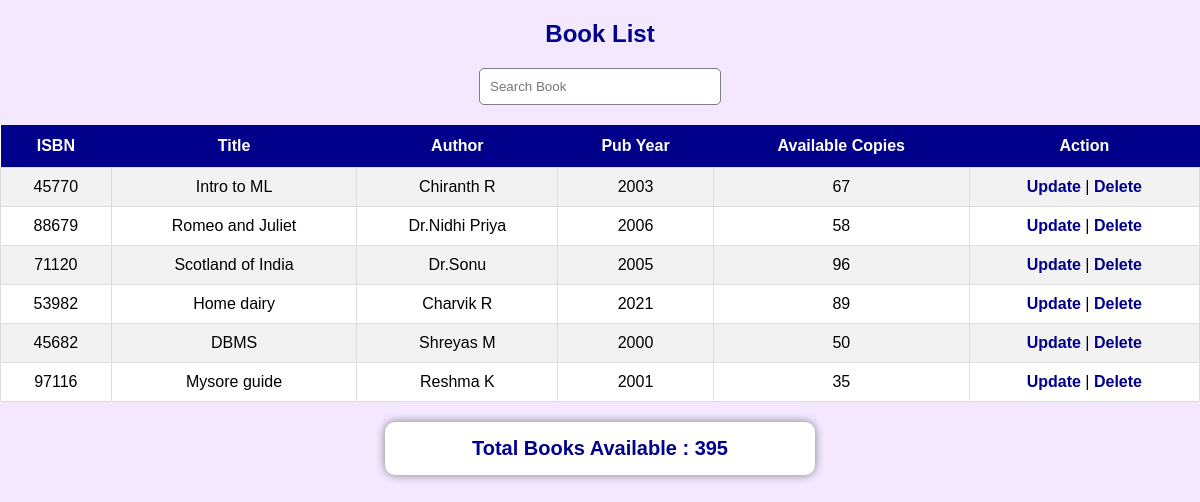
/viewbook.php, run on the app's committed database.
### tables this page shows
CREATE TABLE `books` (
  `book_id` int(11) NOT NULL,
  `title` varchar(100) DEFAULT NULL,
  `author` varchar(100) DEFAULT NULL,
  `quantity` int(11) DEFAULT NULL,
  `isbn` varchar(30) NOT NULL,
  `pub_year` int(11) NOT NULL
);

### viewbook.php (the view, shortened to what this page needs)
<?php
$conn = mysqli_connect("localhost","root","","library_db");
if(isset($_GET['search']))
{
    $search = $_GET['search'];
    $sql = "SELECT * FROM books
    WHERE isbn LIKE '%$search%'
    OR title LIKE '%$search%'
    OR author LIKE '%$search%'
    OR pub_year LIKE '%$search%'";
}
else
{
    $sql = "SELECT * FROM books";
}
$result = mysqli_query($conn,$sql);
?>
<!DOCTYPE html>
<html>
<head>
<link rel="stylesheet" href="style.css">
</head>
<body>
<h2>Book List</h2>
<form method="GET" style="text-align:center; margin-top:20px;">
<input type="text"
id="searchInput"
placeholder="Search Book"
onkeyup="searchBook()">
</form>
<table id="bookTable">
<tr>
<th>ISBN</th>
<th>Title</th>
<th>Author</th>
<th>Pub Year</th>
<th>Available Copies</th>
<th>Action</th>
</tr>
<?php
while($row = mysqli_fetch_assoc($result))
{
?>
<tr>
<td>
<?php echo $row['isbn']; ?>
</td>
<td>
<?php
$title = $row['title'];
echo $title;
?>
</td>
<td>
<?php echo $row['author']; ?>
</td>
<td>
<?php echo $row['pub_year']; ?>
</td>
<td>
<?php echo $row['quantity']; ?>
</td>
<td>
<a href="updatebook.php?id=<?php echo $row['book_id']; ?>">
Update
</a>
|
<a href="deletebook.php?id=<?php echo $row['book_id']; ?>">
Delete
</a>
</td>
</tr>
<?php
}
?>
</table>
<?php
$total = "SELECT SUM(quantity)
AS total_books FROM books";
$total_result =
mysqli_query($conn,$total);
$total_row =
mysqli_fetch_assoc($total_result);
?>
<div style="
width:400px;
margin:20px auto;
background-color:white;
padding:15px;
border-radius:10px;
box-shadow:0px 0px 10px gray;
text-align:center;
font-size:20px;
font-weight:bold;
color:darkblue;
">
Total Books Available :
<?php echo $total_row['total_books']; ?>
</div>
</body>
</html>

### style.css (style rules this page uses)
body { font-family: Arial, sans-serif; background-color: #f3e8ff; margin: 0; padding: 0; }
h1,h2 { color: darkblue; text-align: center; }
form { text-align: center; margin-top: 10px; }
input { width: 220px; padding: 10px; border-radius: 5px; border: 1px solid gray; }
table { width: 100%; border-collapse: collapse; background-color: white; margin-top: 20px; }
th { background-color: darkblue; color: white; padding: 12px; }
td { padding: 10px; border: 1px solid #ddd; text-align: center; }
tr:nth-child(even) { background-color: #f2f2f2; }
td a { text-decoration: none; color: darkblue; font-weight: bold; }

### data on the page
books: isbn "45770", title "Intro to ML", author "Chiranth R", pub_year "2003", quantity "67"
books: isbn "88679", title "Romeo and Juliet", author "Dr.Nidhi Priya", pub_year "2006", quantity "58"
books: isbn "71120", title "Scotland of India", author "Dr.Sonu", pub_year "2005", quantity "96"
books: isbn "53982", title "Home dairy", author "Charvik R", pub_year "2021", quantity "89"
books: isbn "45682", title "DBMS", author "Shreyas M", pub_year "2000", quantity "50"
books: isbn "97116", title "Mysore guide", author "Reshma K", pub_year "2001", quantity "35"

### other printed values
$total_row['total_books'] "395"
